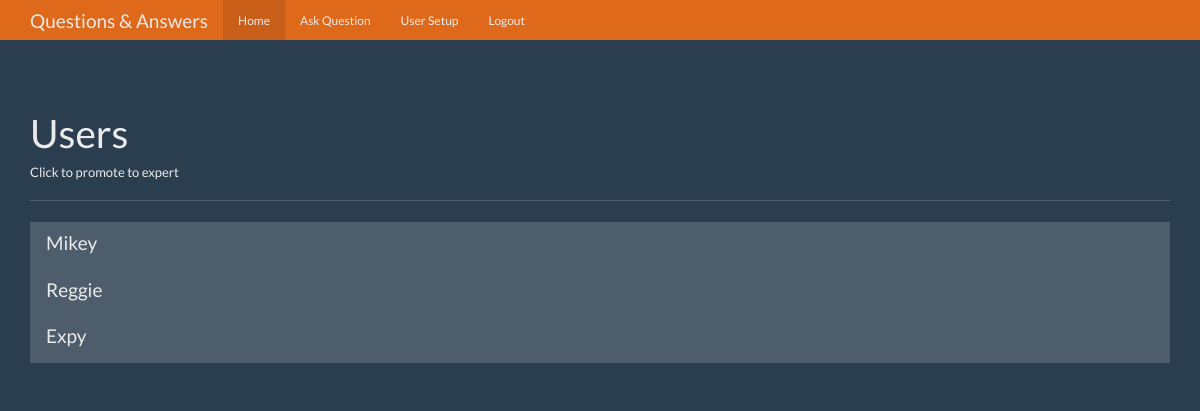
The page /users (signed in) on the database as committed earlier.
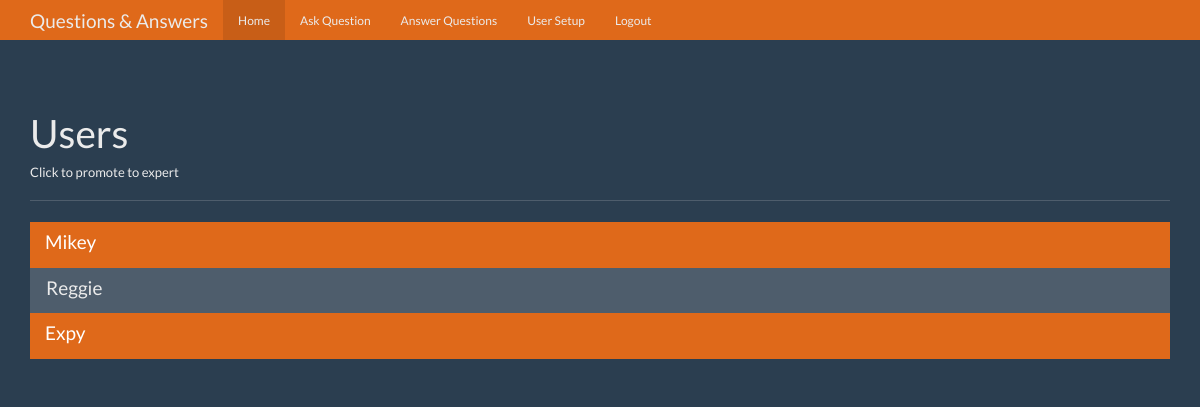
The same page on the database as committed later.
### tables this page shows
CREATE TABLE users (
    id integer primary key autoincrement,
    name text not null,
    password text not null,
    expert boolean not null,
    admin boolean not null
);

### app.py (the view)
@app.route('/users')
def users():
    user = get_current_user()
    db = get_db()
    users_cur = db.execute('select id, name, expert, admin from users;')
    users_results = users_cur.fetchall()
    return render_template('users.html', user=user, users=users_results)

### app.py (called while the page is built)
def get_current_user():
    user_result = None
    if 'user' in session:
        user = session['user']
        db = get_db()
        user_cursor = db.execute('select id, name, password, expert, admin from users where name = ?', [user])
        user_result = user_cursor.fetchone()
    return user_result

### database.py (called while the page is built)
def connect_db():
    sql = sqlite3.connect("Section5_Question_Answer_App\questions.db")
    sql.row_factory = sqlite3.Row
    return sql

def get_db():
    if not hasattr(g, 'sqlite_db'):
        g.sqlite_db = connect_db()
    return g.sqlite_db

### templates/users.html (shortened to what this page needs)
<!DOCTYPE html>
<html lang="en">
  <head>
    <link href="{{ url_for('static', filename='bootstrap.min.css') }}" rel="stylesheet">
    <link href="{{ url_for('static', filename='theme.css') }}" rel="stylesheet">
  </head>
  <body>
    <nav class="navbar navbar-inverse navbar-fixed-top">
      <div class="container">
        <div class="navbar-header">
          <a class="navbar-brand" href="#">Questions & Answers</a>
        </div>
        <div id="navbar" class="navbar-collapse collapse">
          <ul class="nav navbar-nav">
            <li class="active"><a href="{{ url_for('index') }}">Home</a></li>
            {% if user: %}
            <li><a href="{{ url_for('ask') }}">Ask Question</a></li>
            {% endif %}
            {% if user and user['expert'] == 1 %}
            <li><a href="{{ url_for('answer') }}">Answer Questions</a></li>
            {% endif %}
            {% if user and user['admin'] == 1 %}
            <li><a href="{{ url_for('users') }}">User Setup</a></li>
            {% endif %}
            {% if user: %}
            <li><a href="{{ url_for('logout') }}">Logout</a></li>
            {% endif %}
          </ul>
        </div>
      </div>
    </nav>
    <div class="container theme-showcase" role="main">
      <div class="page-header">
        <h1>Users</h1>
        <h6>Click to promote to expert</h6>
      </div>
      <div class="row">
        <div class="col-lg-12">
          <div class="list-group">
            {% for user in users %}
                <a href="{{ url_for('promote', user_id=user['id']) }}" method="POST" class="list-group-item {% if user['expert'] == 1 %}active{% endif %}">
                  <h4 class="list-group-item-heading">{{ user['name'] }}</h4>
                </a>
            {% endfor %}
          </div>
        </div>
      </div>
    </div>
  </body>
</html>

### static/theme.css (style rules this page uses)
body { padding-top: 70px; padding-bottom: 30px; }

Rows that differ between the two databases and show on the page:
changed users "Mikey": expert False → True (drawn)
changed users "Expy": expert False → True (drawn)
Other text that changed with them:
text now shown: "Answer Questions"
